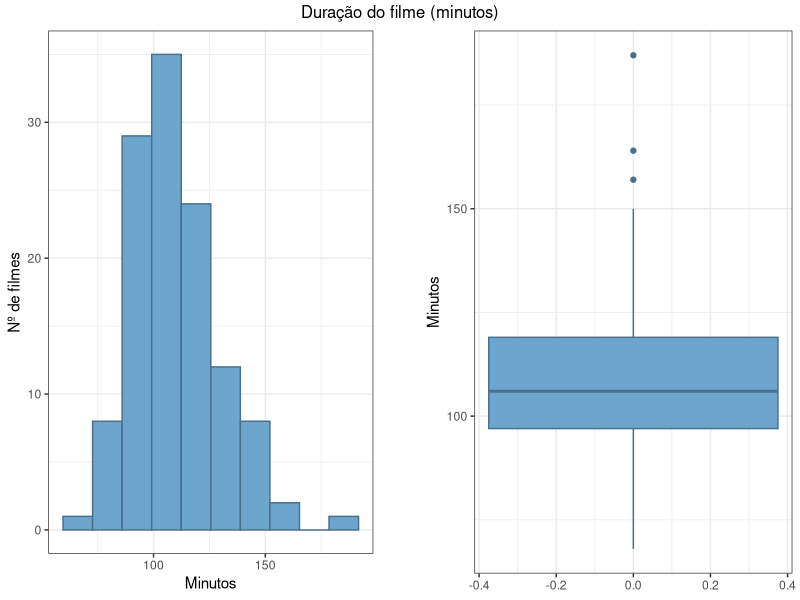
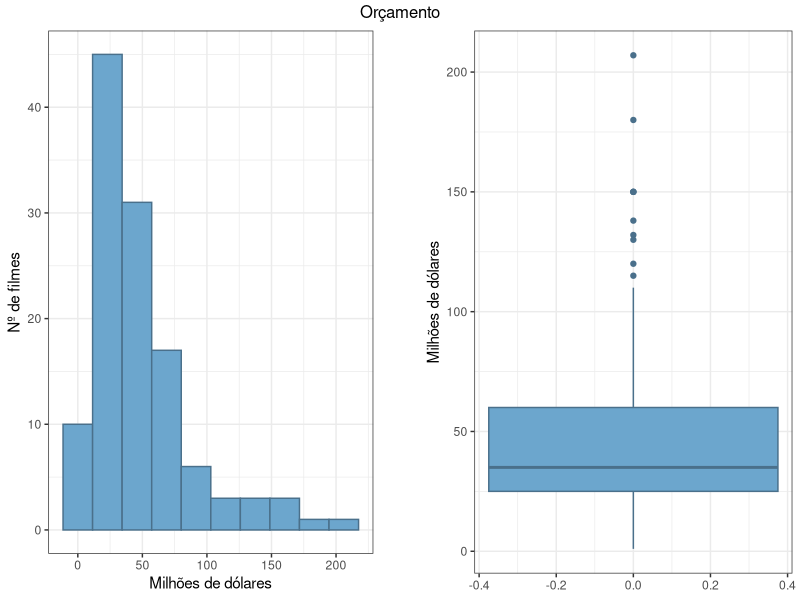
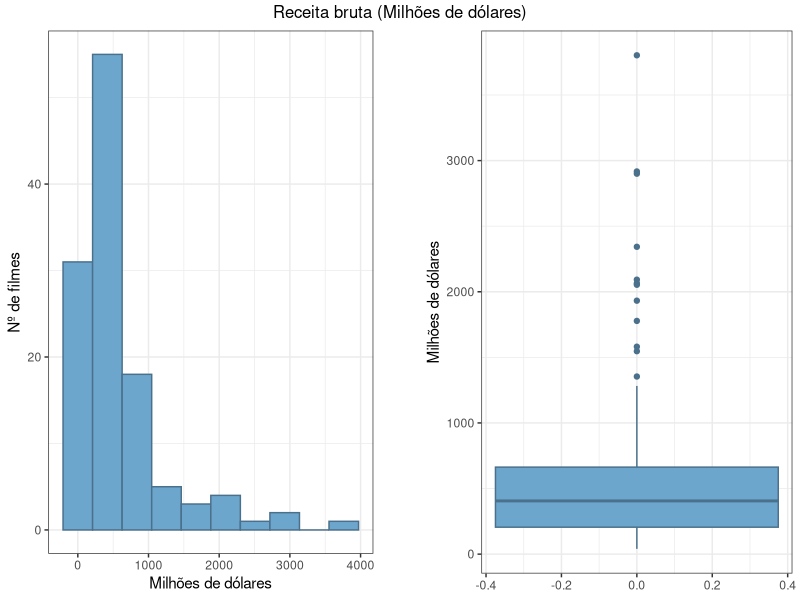
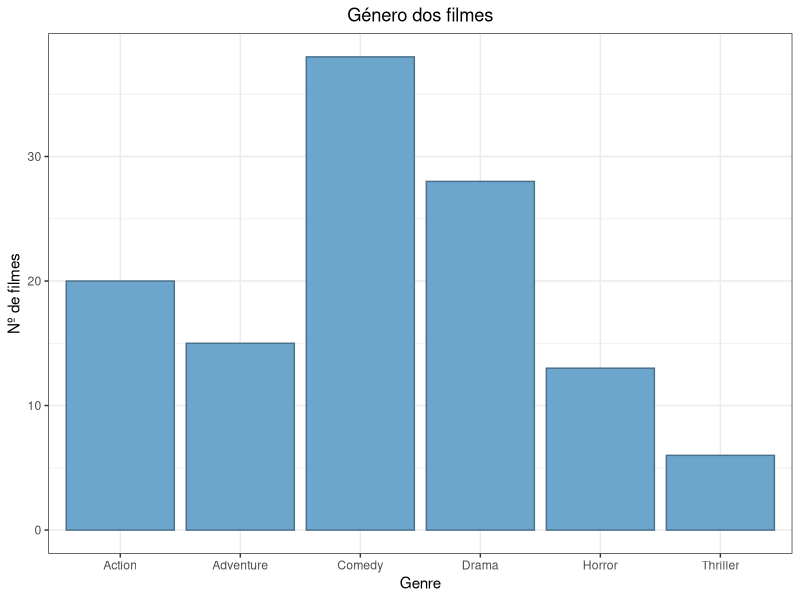
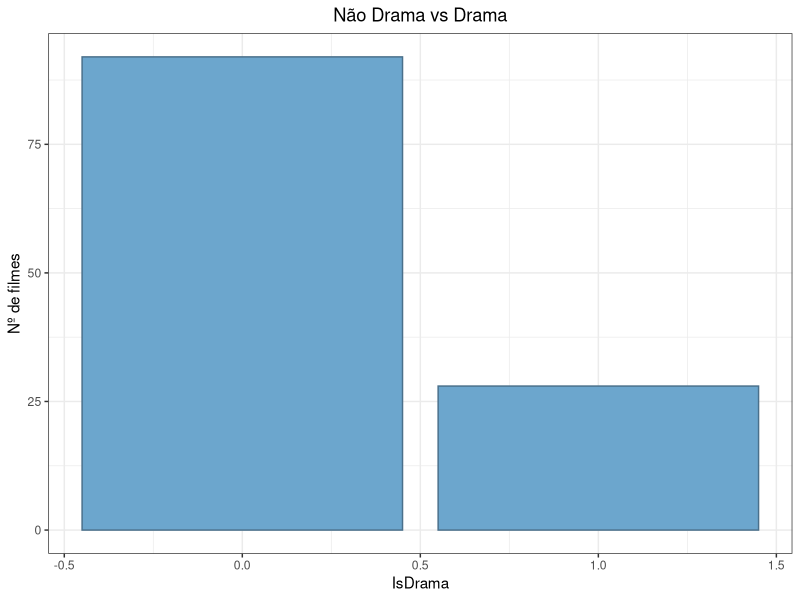
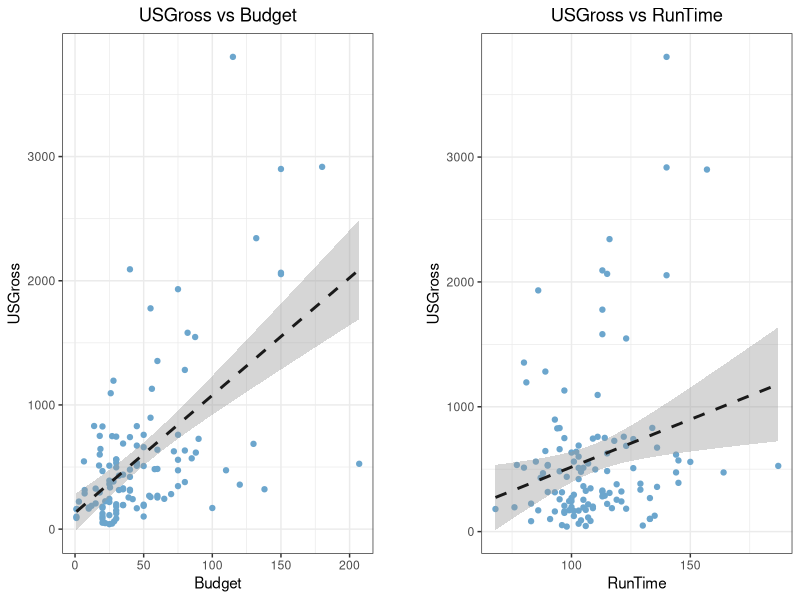
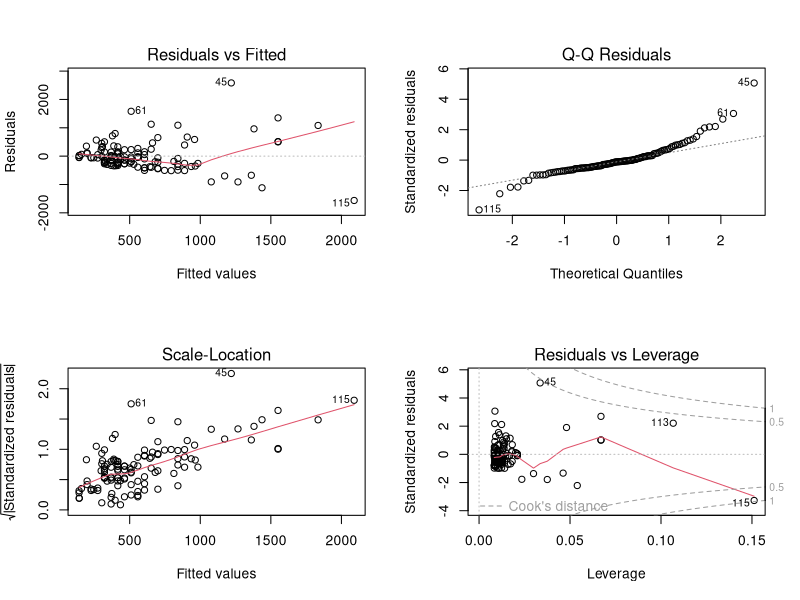
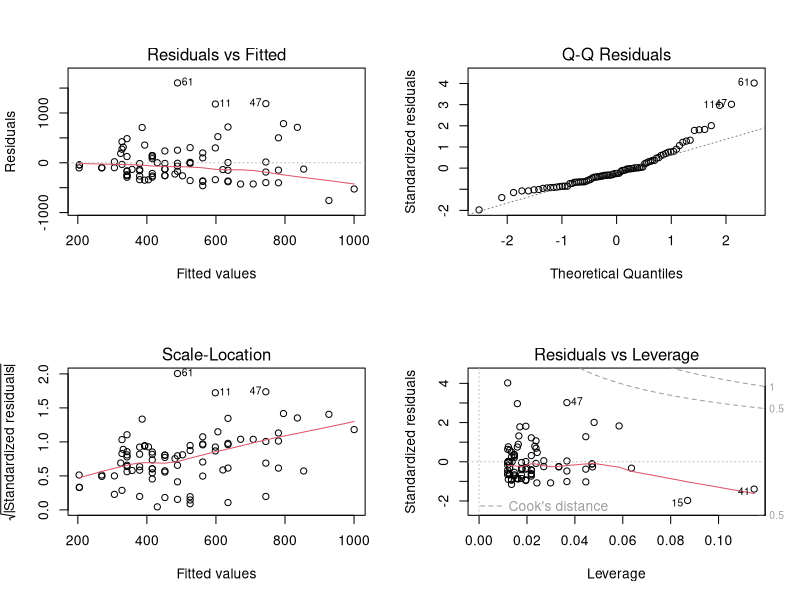

Write R code to recreate these figures, in order.
## ---- chunk 1
library(ggplot2)
library(GGally)
library(corrplot)
library(car)
library(lmtest)
library(MASS)
library(sandwich)
library(lmtest)
library(egg)
library(gridExtra)
library(grid)
library(patchwork)
options(scipen = 999)
knitr::opts_chunk$set(warning = FALSE, message = FALSE)
## ---- chunk 2
movie_budgets <- read.delim("movie-budgets.txt", header = TRUE, sep = "\t", dec = ".")
## ---- chunk 3
str(movie_budgets)
## ---- chunk 4
movie_budgets$USGross.... <- movie_budgets$USGross.... / 100000
names(movie_budgets) <- c("Movie", "RunTime", "Budget", "USGross", "Genre", "IsDrama")
## ---- chunk 5
summary(movie_budgets)
## ---- chunk 6

hist1 <- ggplot() + geom_histogram(data=movie_budgets, aes(x=RunTime), fill = "skyblue3", color="skyblue4",bins=10) + xlab("Minutos") + ylab("Nº de filmes") + theme_bw()
box1 <- ggplot(data=movie_budgets) + geom_boxplot(aes(x=RunTime), fill = "skyblue3", color="skyblue4") + xlab("Minutos") + coord_flip()+ theme_bw()
spacer <- textGrob(" ", gp = gpar(fontsize = 1))
grid.arrange(hist1, spacer, box1, ncol=3,widths = c(10, 1, 10), top="Duração do filme (minutos)")

## ---- chunk 7

hist2 <- ggplot() + geom_histogram(data=movie_budgets, aes(x=Budget), fill = "skyblue3", color="skyblue4",bins=10) + xlab("Milhões de dólares") + ylab("Nº de filmes") + theme_bw()
box2 <- ggplot(data=movie_budgets) + geom_boxplot(aes(x=Budget), fill = "skyblue3", color="skyblue4") + xlab("Milhões de dólares") + coord_flip()+ theme_bw()
spacer <- textGrob(" ", gp = gpar(fontsize = 1))
grid.arrange(hist2, spacer, box2, ncol=3,widths = c(10, 1, 10), top="Orçamento")

## ---- chunk 8

hist2 <- ggplot() + geom_histogram(data=movie_budgets, aes(x=USGross), fill = "skyblue3", color="skyblue4",bins=10) + xlab("Milhões de dólares") + ylab("Nº de filmes") + theme_bw()
box2 <- ggplot(data=movie_budgets) + geom_boxplot(aes(x=USGross), fill = "skyblue3", color="skyblue4") + xlab("Milhões de dólares") + coord_flip()+ theme_bw()
spacer <- textGrob(" ", gp = gpar(fontsize = 1))
grid.arrange(hist2, spacer, box2, ncol=3,widths = c(10, 1, 10), top="Receita bruta (Milhões de dólares)")

## ---- chunk 9
ggplot() + geom_bar(data=movie_budgets, aes(x=Genre),  fill = "skyblue3", color="skyblue4")+ ylab("Nº de filmes") + theme_bw() + ggtitle("Género dos filmes") + theme(plot.title = element_text(hjust = 0.5))

## ---- chunk 10
ggplot() + geom_bar(data=movie_budgets, aes(x=IsDrama),  fill = "skyblue3", color="skyblue4")+ ylab("Nº de filmes") + theme_bw() + ggtitle("Não Drama vs Drama") + theme(plot.title = element_text(hjust = 0.5))

## ---- chunk 11
# remoção dos outliers (valores acima de 1.5 * IQR)

outliers <- apply(movie_budgets[,c(2,3,6)], 2, function(x) boxplot.stats(x)$out)
remove_outliers <- function(x) {
  Q1 <- quantile(x, 0.25, na.rm = TRUE)
  Q3 <- quantile(x, 0.75, na.rm = TRUE)
  IQR <- Q3 - Q1
  x[x < (Q1 - 1.5 * IQR) | x > (Q3 + 1.5 * IQR)] <- NA
  return(x)
}
## ---- chunk 12
# criação de dataset sem outliers -> movie_budgets_no_outliers

numeric_vars <- names(movie_budgets[,c(2,3,6)])
movie_budgets_no_outliers <- movie_budgets
movie_budgets_no_outliers[, numeric_vars] <- movie_budgets_no_outliers[, numeric_vars] %>%
  lapply(remove_outliers)

movie_budgets_no_outliers <- movie_budgets_no_outliers[complete.cases(movie_budgets_no_outliers), ]
str(movie_budgets_no_outliers)

## ---- chunk 13
# substituição dos outliers pela mediana -> movie_budgets_mediana

movie_budgets_mediana <- movie_budgets
movie_budgets_mediana[, numeric_vars] <- movie_budgets_mediana[, numeric_vars] %>%
  lapply(remove_outliers)
movie_budgets_mediana[, numeric_vars] <- movie_budgets_mediana[, numeric_vars] %>%
  lapply(function(x) ifelse(is.na(x), median(x, na.rm = TRUE), x))

movie_budgets_mediana <- movie_budgets_mediana[complete.cases(movie_budgets_mediana), ]
str(movie_budgets_mediana)

## ---- chunk 14
# $r={\frac{n\sum_{}XY-\sum_{}X\sum\_{}Y}{\sqrt{n\sum_{}X^2-(\sum_{}X)^2)*(n\sum_{}Y^2-(\sum_{}Y)^2)}}$
## ---- chunk 15
# Dataset original
cor(movie_budgets[, 2:3])
## ---- chunk 16
# Dataset com outliers removidos
cor(movie_budgets_no_outliers[, 2:3])
## ---- chunk 17
# Dataset com outliers substituidos pela mediana
cor(movie_budgets_mediana[, 2:3])
## ---- chunk 18
smo1 <- ggplot(movie_budgets, aes(x = Budget, y = USGross)) +
  geom_point(color = "skyblue3") +
  geom_smooth(method = "lm", se = TRUE, color = "grey10", linetype = "dashed") +
 theme_bw() +
   ggtitle("USGross vs Budget") +
       labs(x = "Budget") +
       labs(y = "USGross") +
  theme(plot.title = element_text(hjust = 0.5))

smo2 <- ggplot(movie_budgets, aes(x = RunTime, y = USGross)) +
  geom_point(color = "skyblue3") +
  geom_smooth(method = "lm", se = TRUE, color = "grey10", linetype = "dashed") +
  theme_bw() +
  ggtitle("USGross vs RunTime") +
       labs(x = "RunTime") +
       labs(y = "USGross") + 
  theme(plot.title = element_text(hjust = 0.5)) 
spacer <- textGrob(" ", gp = gpar(fontsize = 1))
grid.arrange(smo1, spacer, smo2, ncol=3,widths = c(10, 1, 10))

## ---- chunk 19
# Modelo com todas as variáveis
model_full <- lm(USGross ~ Budget + RunTime + Genre , data = movie_budgets)
summary(model_full)
## ---- chunk 20
# Modelo com apenas a variável significativa - Budget
model_budget <- lm(USGross ~ Budget, data = movie_budgets)
summary(model_budget)
## ---- chunk 21
model_aic_bo <- stepAIC(model_full, direction = "both", trace = FALSE)
summary(model_aic_bo)
## ---- chunk 22
model_aic_f <- stepAIC(model_full, direction = "forward", trace = FALSE)
summary(model_aic_f)
## ---- chunk 23
model_aic_b <- stepAIC(model_full, direction = "backward", trace = FALSE)
summary(model_aic_b)
## ---- chunk 24
AIC(model_aic_bo)
AIC(model_aic_f)
AIC(model_aic_b)
## ---- chunk 25
par(mfrow=c(2,2))
plot(model_aic_bo)
## ---- chunk 26
# Modelo com todas as variáveis
model_full <- lm(USGross ~ Budget + RunTime + Genre , data = movie_budgets_no_outliers)
summary(model_full)
## ---- chunk 27
# Modelo com apenas a variável significativa - Budget
model_budget <- lm(USGross ~ Budget, data = movie_budgets_no_outliers)
summary(model_budget)
## ---- chunk 28
model_aic_bo <- stepAIC(model_full, direction = "both", trace = FALSE)
summary(model_aic_bo)
## ---- chunk 29
model_aic_f <- stepAIC(model_full, direction = "forward", trace = FALSE)
summary(model_aic_f)
## ---- chunk 30
model_aic_b <- stepAIC(model_full, direction = "backward", trace = FALSE)
summary(model_aic_b)
## ---- chunk 31
AIC(model_aic_bo)
AIC(model_aic_f)
AIC(model_aic_b)
## ---- chunk 32
par(mfrow=c(2,2))
plot(model_aic_bo)
## ---- chunk 33
# Modelo com todas as variáveis
model_full <- lm(USGross ~ Budget + RunTime + Genre , data = movie_budgets_mediana)
summary(model_full)
## ---- chunk 34
# Modelo com apenas a variável significativa - Budget
model_budget <- lm(USGross ~ Budget, data = movie_budgets_mediana)
summary(model_budget)
## ---- chunk 35
model_aic_bo <- stepAIC(model_full, direction = "both", trace = FALSE)
summary(model_aic_bo)
## ---- chunk 36
model_aic_f <- stepAIC(model_full, direction = "forward", trace = FALSE)
summary(model_aic_f)
## ---- chunk 37
model_aic_b <- stepAIC(model_full, direction = "backward", trace = FALSE)
summary(model_aic_b)
## ---- chunk 38
AIC(model_aic_bo)
AIC(model_aic_f)
AIC(model_aic_b)
## ---- chunk 39
par(mfrow=c(2,2))
plot(model_aic_bo)
## ---- chunk 40
# Autocorrelação
dwtest(model_aic_bo)
## ---- chunk 41
# Homoscedasticidade
bptest(model_aic_bo)
## ---- chunk 42
# Multicolinearidade: Variance Inflation Factor (VIF)
# vif(model_aic_bo)
## ---- chunk 43
# Pressuposto de normalidade
shapiro.test(model_aic_bo$residuals)
## ---- chunk 44
anova(model_aic_bo) 
## ---- chunk 45
model_robust_sd <- lm(log(USGross) ~ Budget , data = movie_budgets)

# Corrigir erros padrão
summary(model_robust_sd)
coeftest(model_robust_sd, vcov = vcovHC(model_robust_sd, type = "HC3"))
dwtest(model_robust_sd)
bptest(model_robust_sd)
shapiro.test(model_robust_sd$residuals)
## ---- chunk 46
# Autocorrelação
dwtest(model_aic_bo)
## ---- chunk 47
# Homoscedasticidade
bptest(model_aic_bo)
## ---- chunk 48
# Pressuposto de normalidade
shapiro.test(model_aic_bo$residuals)
## ---- chunk 49
anova(model_aic_bo) 
## ---- chunk 50
model_robust_sd <- lm(log(USGross) ~ Budget , data = movie_budgets_no_outliers)

# Corrigir erros padrão
summary(model_robust_sd)
coeftest(model_robust_sd, vcov = vcovHC(model_robust_sd, type = "HC3"))
dwtest(model_robust_sd)
bptest(model_robust_sd)
shapiro.test(model_robust_sd$residuals)
## ---- chunk 51
# Autocorrelação
dwtest(model_aic_bo)
## ---- chunk 52
# Homoscedasticidade
bptest(model_aic_bo)
## ---- chunk 53
# Pressuposto de normalidade
shapiro.test(model_aic_bo$residuals)
## ---- chunk 54
anova(model_aic_bo) 
## ---- chunk 55
model_robust_sd <- lm(log(USGross) ~ Budget , data = movie_budgets_mediana)

# Corrigir erros padrão
summary(model_robust_sd)
coeftest(model_robust_sd, vcov = vcovHC(model_robust_sd, type = "HC3"))
dwtest(model_robust_sd)
bptest(model_robust_sd)
shapiro.test(model_robust_sd$residuals)
